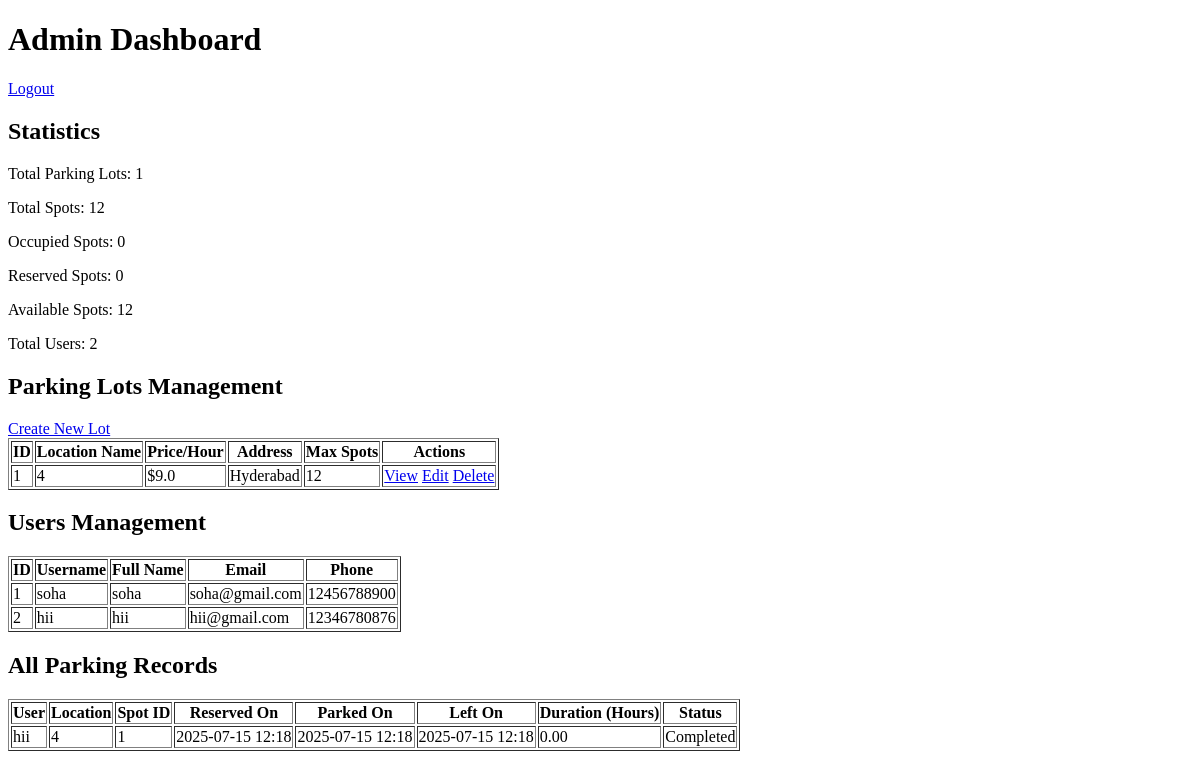
/admin_dashboard (signed in), run on an earlier commit of the app's database.
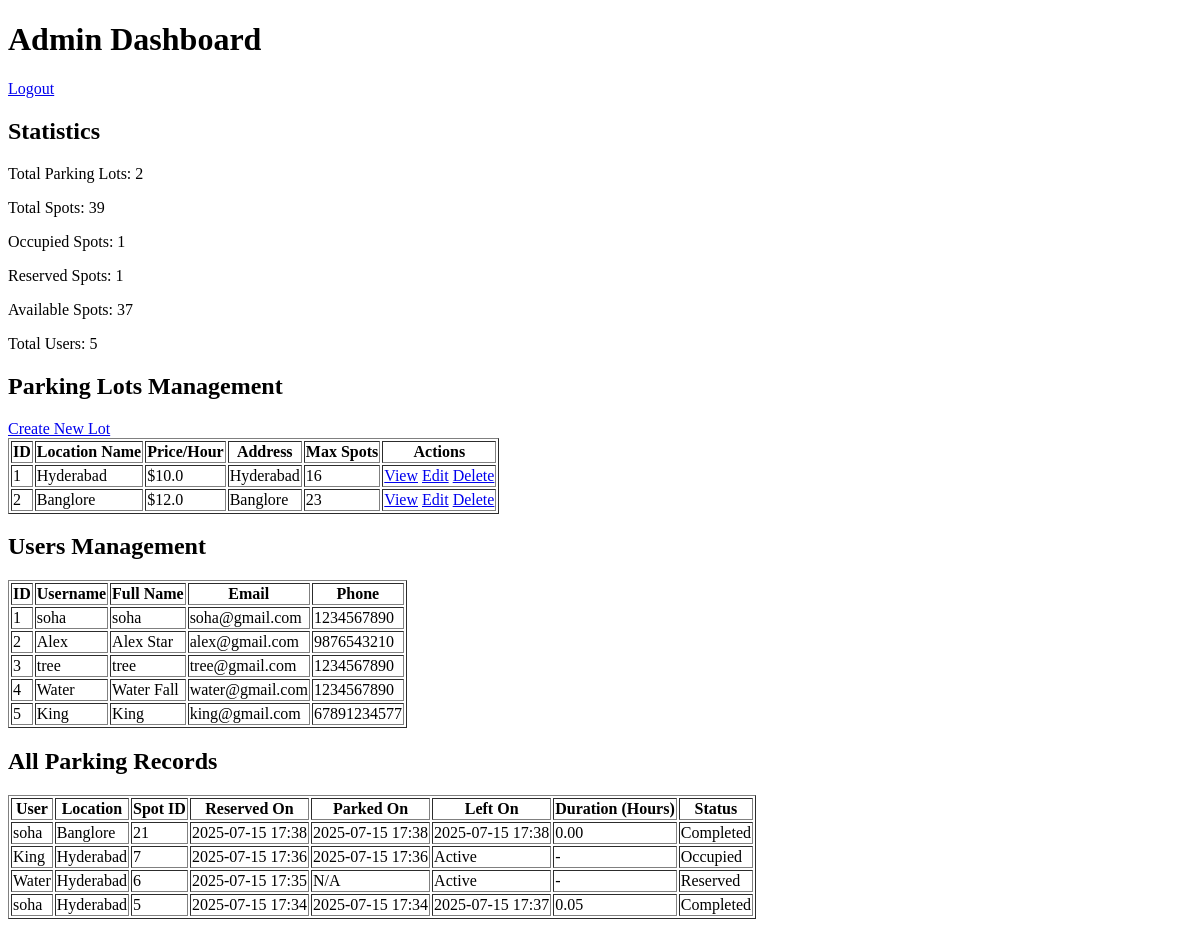
And on a later commit of the database.
### models/models.py (models this page shows, shortened)
class ParkingLot(db.Model):
    __tablename__ = 'parking_lots'
    id = db.Column(db.Integer, primary_key=True)
    prime_location_name = db.Column(db.String(100), nullable=False)
    price = db.Column(db.Float, nullable=False)
    address = db.Column(db.String(200), nullable=False)
    pin_code = db.Column(db.String(10), nullable=False)
    maximum_number_of_spots = db.Column(db.Integer, nullable=False)
    spots = db.relationship('ParkingSpot', backref='lot', cascade='all, delete-orphan')

class User(db.Model):
    __tablename__ = 'users'
    id = db.Column(db.Integer, primary_key=True)
    username = db.Column(db.String(20),unique=True, nullable=False)
    password = db.Column(db.String(255),nullable=False)
    full_name = db.Column(db.String(100),nullable=False)
    email = db.Column(db.String(100), nullable=False)
    phone = db.Column(db.String(15), nullable=False)
    reservations = db.relationship('Reservation', backref='user', cascade='all, delete-orphan')

class Reservation(db.Model):
    __tablename__ = 'reservations'
    id = db.Column(db.Integer, primary_key=True)
    spot_id = db.Column(db.Integer, db.ForeignKey('parking_spots.id'), nullable=False)
    user_id = db.Column(db.Integer, db.ForeignKey('users.id'), nullable=False)
    reservation_timestamp = db.Column(db.DateTime, default=datetime.utcnow)
    parking_timestamp = db.Column(db.DateTime, nullable=True)
    leaving_timestamp = db.Column(db.DateTime, nullable=True)
    parking_cost = db.Column(db.Float, nullable=True)
    spot = db.relationship('ParkingSpot', backref='reservations')

class ParkingSpot(db.Model):
    __tablename__ = 'parking_spots'
    id = db.Column(db.Integer, primary_key=True)
    lot_id = db.Column(db.Integer, db.ForeignKey('parking_lots.id'), nullable=False)
    status = db.Column(db.String(1), default='A')  # A for Available, R for Reserved, O for Occupied

### app.py (the view)
@app.route('/admin_dashboard')
def admin_dashboard():
    if 'admin_id' not in session:
        flash('Please login as admin first!', 'error')
        return redirect(url_for('login'))
    lots = ParkingLot.query.all()
    users = User.query.all()
    total_spots = ParkingSpot.query.count()
    occupied_spots = ParkingSpot.query.filter_by(status='O').count()
    reserved_spots = ParkingSpot.query.filter_by(status='R').count()
    available_spots = ParkingSpot.query.filter_by(status='A').count()
    all_reservations = Reservation.query.order_by(Reservation.reservation_timestamp.desc()).all()
    completed_reservations = Reservation.query.filter(Reservation.leaving_timestamp.isnot(None)).all()
    total_revenue = sum(res.parking_cost for res in completed_reservations if res.parking_cost)
    active_reservations_count = Reservation.query.filter(Reservation.leaving_timestamp.is_(None)).count()
    return render_template('admin_dashboard.html',
                         lots=lots,
                         users=users,
                         total_spots=total_spots,
                         occupied_spots=occupied_spots,
                         reserved_spots=reserved_spots,
                         available_spots=available_spots,
                         all_reservations=all_reservations,
                         total_revenue=total_revenue,
                         active_reservations_count=active_reservations_count)

### templates/admin_dashboard.html (shortened to what the changed rows need)
<!DOCTYPE html>
<html lang="en">
<head>
</head>
<body>
    <header>
        <h1>Admin Dashboard</h1>
    </header>
    <main>
        {% block content %}
        <section>
            <h2>Statistics</h2>
            <p>Total Parking Lots: {{ lots|length }}</p>
            <p>Total Spots: {{ total_spots }}</p>
            <p>Occupied Spots: {{ occupied_spots }}</p>
            <p>Reserved Spots: {{ reserved_spots }}</p>
            <p>Available Spots: {{ available_spots }}</p>
            <p>Total Users: {{ users|length }}</p>
        </section>
        <section>
            <h2>Parking Lots Management</h2>
            {% if lots %}
                <table border="1">
                    <thead>
                        <tr>
                            <th>ID</th>
                            <th>Location Name</th>
                            <th>Price/Hour</th>
                            <th>Address</th>
                            <th>Max Spots</th>
                            <th>Actions</th>
                        </tr>
                    </thead>
                    <tbody>
                        {% for lot in lots %}
                        <tr>
                            <td>{{ lot.id }}</td>
                            <td>{{ lot.prime_location_name }}</td>
                            <td>${{ lot.price }}</td>
                            <td>{{ lot.address }}</td>
                            <td>{{ lot.maximum_number_of_spots }}</td>
                            <td>
                                <a href="{{ url_for('lot_details', lot_id=lot.id) }}">View</a>
                                <a href="{{ url_for('edit_lot', lot_id=lot.id) }}">Edit</a>
                                <a href="{{ url_for('delete_lot', lot_id=lot.id) }}"
                                   onclick="return confirm('Are you sure you want to delete this lot?')">Delete</a>
                            </td>
                        </tr>
                        {% endfor %}
                    </tbody>
                </table>
            {% else %}
                <p>No parking lots found. <a href="{{ url_for('create_lot') }}">Create the first one</a>.</p>
            {% endif %}
        </section>
        <section>
            <h2>Users Management</h2>
            {% if users %}
                <table border="1">
                    <thead>
                        <tr>
                            <th>ID</th>
                            <th>Username</th>
                            <th>Full Name</th>
                            <th>Email</th>
                            <th>Phone</th>
                        </tr>
                    </thead>
                    <tbody>
                        {% for user in users %}
                        <tr>
                            <td>{{ user.id }}</td>
                            <td>{{ user.username }}</td>
                            <td>{{ user.full_name }}</td>
                            <td>{{ user.email }}</td>
                            <td>{{ user.phone }}</td>
                        </tr>
                        {% endfor %}
                    </tbody>
                </table>
            {% else %}
                <p>No users registered yet.</p>
            {% endif %}
        </section>
        <section>
            <h2>All Parking Records</h2>
            {% if all_reservations %}
                <table border="1">
                    <thead>
                        <tr>
                            <th>User</th>
                            <th>Location</th>
                            <th>Spot ID</th>
                            <th>Reserved On</th>
                            <th>Parked On</th>
                            <th>Left On</th>
                            <th>Duration (Hours)</th>
                            <th>Status</th>
                        </tr>
                    </thead>
                    <tbody>
                        {% for reservation in all_reservations %}
                        <tr>
                            <td>{{ reservation.user.username if reservation.user else 'Deleted User' }}</td>
                            <td>{{ reservation.spot.lot.prime_location_name if reservation.spot and reservation.spot.lot else 'Deleted Lot' }}</td>
                            <td>{{ reservation.spot.id if reservation.spot else 'N/A' }}</td>
                            <td>{{ reservation.reservation_timestamp.strftime('%Y-%m-%d %H:%M') }}</td>
                            <td>{{ reservation.parking_timestamp.strftime('%Y-%m-%d %H:%M') if reservation.parking_timestamp else 'N/A' }}</td>
                            <td>
                                {% if reservation.leaving_timestamp %}
                                    {{ reservation.leaving_timestamp.strftime('%Y-%m-%d %H:%M') }}
                                {% else %}
                                    Active
                                {% endif %}
                            </td>
                            <td>
                                {% if reservation.leaving_timestamp and reservation.parking_timestamp %}
                                    {% set duration = reservation.leaving_timestamp - reservation.parking_timestamp %}
                                    {{ "%.2f"|format(duration.total_seconds() / 3600) }}
                                {% else %}
                                    -
                                {% endif %}
                            </td>
                            <td>
                                {% if reservation.leaving_timestamp %}
                                    Completed
                                {% elif reservation.parking_timestamp %}
                                    Occupied
                                {% else %}
                                    Reserved
                                {% endif %}
                            </td>
                        </tr>
                        {% endfor %}
                    </tbody>
                </table>
            {% else %}
                <p>No reservation history found.</p>
            {% endif %}
        </section>
        {% endblock %}
    </main>
</body>
</html>

What changed in the data, as far as the page shows it:
removed Reservation: user "hii", spot.lot "4", spot "1", reservation_timestamp "2025-07-15 12:18", parking_timestamp "2025-07-15 12:18", leaving_timestamp "2025-07-15 12:18", duration "0.00", shows "Completed"
changed ParkingLot "Hyderabad": prime_location_name "4" → "Hyderabad"; price "9.0" → "10.0"; maximum_number_of_spots "12" → "16"
added ParkingLot: id "2", prime_location_name "Banglore", price "12.0", address "Banglore", maximum_number_of_spots "23"
changed User "soha": phone "12456788900" → "1234567890"
changed User id 2: username "hii" → "Alex"; full_name "hii" → "Alex Star"; email "hii@gmail.com" → "alex@gmail.com"; phone "12346780876" → "9876543210"
added User: id "3", username "tree", full_name "tree", email "tree@gmail.com", phone "1234567890"
added User: id "4", username "Water", full_name "Water Fall", email "water@gmail.com", phone "1234567890"
added User: id "5", username "King", full_name "King", email "king@gmail.com", phone "67891234577"
added Reservation: user "soha", spot.lot "Banglore", spot "21", reservation_timestamp "2025-07-15 17:38", parking_timestamp "2025-07-15 17:38", leaving_timestamp "2025-07-15 17:38", duration.total_seconds()/3600 "0.00", shows "Completed"
added Reservation: user "King", spot.lot "Hyderabad", spot "7", reservation_timestamp "2025-07-15 17:36", parking_timestamp "2025-07-15 17:36", shows "Active", shows "Occupied"
added Reservation: user "Water", spot.lot "Hyderabad", spot "6", reservation_timestamp "2025-07-15 17:35", parking_timestamp "N/A", shows "Active", shows "Reserved"
added Reservation: user "soha", spot.lot "Hyderabad", spot "5", reservation_timestamp "2025-07-15 17:34", parking_timestamp "2025-07-15 17:34", leaving_timestamp "2025-07-15 17:37", duration "0.05", shows "Completed"
Also different on the page:
{{ lots|length }}: "1" → "2"
{{ total_spots }}: "12" → "39"
{{ occupied_spots }}: "0" → "1"
{{ reserved_spots }}: "0" → "1"
{{ available_spots }}: "12" → "37"
{{ users|length }}: "2" → "5"
